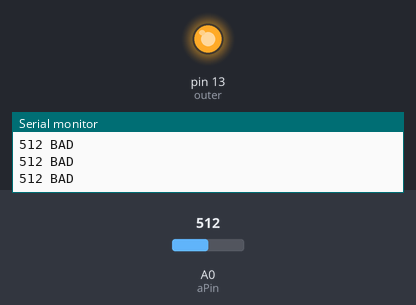
Recording of a sketch running on a simulated Arduino Uno, built with avr-gcc and run on an emulated ATmega328P. Shown: output pins drawn as LEDs (lit = HIGH), the last lines printed to the serial monitor. The inputs (shaded band) are chosen by the test bench; at power-on: A0 (aPin) = 512.

Above: at 1.3 s.
1.4 s: A0 (aPin) set to 415
2.9 s: A0 (aPin) set to 392
At 4.2 s:
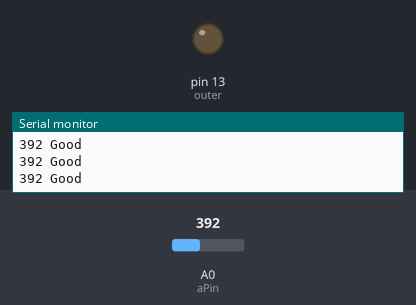
4.5 s: A0 (aPin) set to 410
At 5.5 s:
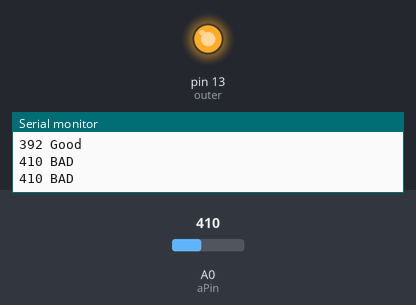
6.0 s: A0 (aPin) set to 390
At 6.7 s:
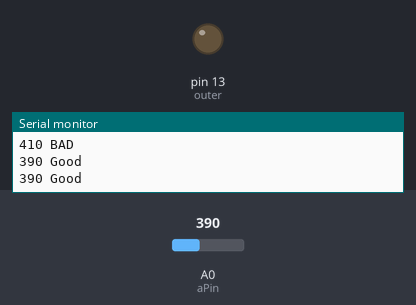
Timing chart, 0 to 8.5 s (numbered marks = the images above; inputs shaded):
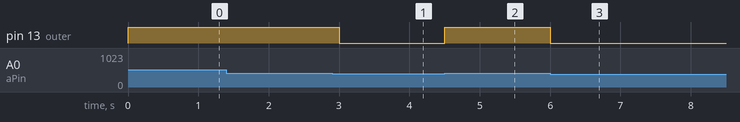

The sketch:

project.ino
```cpp
// contact for connecting the analog output of the sensor
int aPin=A0;

// pump connection
int outer = 13;

// variable for storing sensor values
int avalue = 0;

void setup()
{
  // serial port initialization
  Serial.begin(9600);

  pinMode(outer,OUTPUT);
}

void loop()
{
  // getting the value from the analog output of the sensor
  avalue = analogRead(aPin);

  Serial.print(avalue);

  if(avalue < 400)
  {
    digitalWrite(outer,LOW); // turn on the pump
    Serial.println(" Good");
  }
  else
  {
    digitalWrite(outer, HIGH); // turn off the pump
    Serial.println(" BAD");
  }
  delay(500);
}
```

Measured:
- the behaviour switches between 400 and 399 on A0 (aPin) (found by bisection; images 0 and 1)
- after the input at 2.9 s, pin 13 (outer): HIGH → LOW after 0.10 s
- after the input at 4.5 s, pin 13 (outer): LOW → HIGH at once
- after the input at 6.0 s, pin 13 (outer): HIGH → LOW at once
